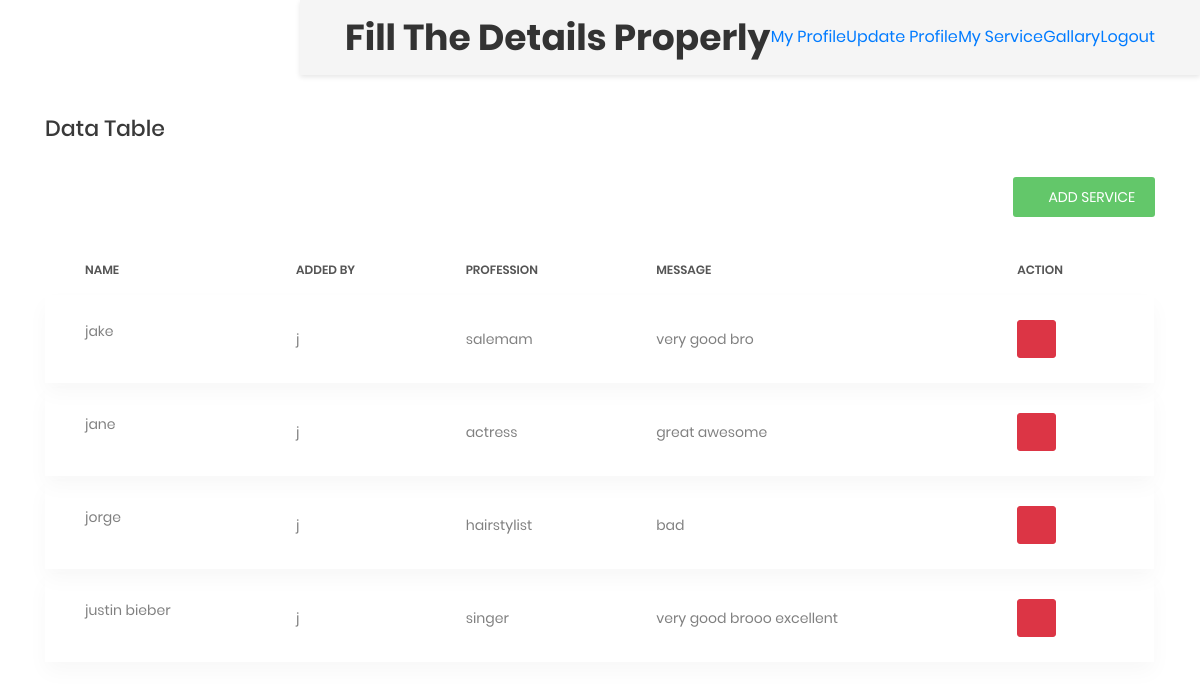
Screenshot of /add_comment (signed in) with the database file from the repository.
### info/models.py (models this page shows)
class com(models.Model):
    connection=models.ForeignKey(to=User,on_delete=CASCADE)
    name=models.CharField(max_length=20,null=True,blank=True)
    profession=models.CharField(max_length=20,null=True,blank=True)
    message=models.TextField(null=True,blank=True)

### info/views.py (the view)
# urls.py: path('add_comment',views.commentx,name='comment'),
def commentx(request):
    user=request.user
    data=com.objects.filter(connection=user.id)
    return render(request,'comment.html',{'data':data})

### template/comment.html (shortened to what this page needs)
{%extends "base.html"%}{% load static %}
{%block content %}
            <div class="main-content">
                <div class="section__content section__content--p30">
                    <div class="container-fluid">
                        <div class="row">
                            <div class="col-md-12">
                                <h3 class="title-5 m-b-35">data table</h3>
                                <div class="table-data__tool">
                                    <div class="table-data__tool-left">
                                    </div>
                                    <div class="table-data__tool-right">
                                        <form action="{% url 'add_comment' %}">
                                        <button type="submit" class="au-btn au-btn-icon au-btn--green au-btn--small">
                                            <i class="zmdi zmdi-plus"></i>Add Service</button>
                                        </form>
                                    </div>
                                </div>
                                <div class="table-responsive table-responsive-data2">
                                    <table class="table table-data2">
                                        <thead>
                                            <tr>
                                                <th>name</th>
                                                <th>Added by</th>
                                                <th>profession</th>
                                                <th>message</th>
                                                <th>Action</th>
                                            </tr>
                                        </thead>
                                        <tbody>
                                            {%for i in data%}
                                            <tr class="tr-shadow">
                                                <td>
                                                    <span class="block-name">{{i.name }}</span>
                                                </td>
                                                <td>
                                                    <span class="block-name">{{user.first_name}}</span>
                                                </td>
                                                <td>
                                                    <span class="block-name">{{i.profession}}</span>
                                                </td>
                                                <td>
                                                    <span class="block-name">{{i.message}}</span>
                                                </td>
                                                <td>
                                                    <form action="{% url 'del_comment' i.id %}">
                                                        <button class="btn btn-danger" data-toggle="tooltip" data-placement="top" title="Delete">
                                                            <i class="zmdi zmdi-delete"></i>
                                                        </button>
                                                    </form>
                                                </td>
                                            </tr>
                                            <tr class="spacer"></tr>
                                            {%endfor%}
                                        </tbody>
                                    </table>
                                </div>
                            </div>
                        </div>
                    </div>
                </div>
            </div>
        </div>
    </div>
    {%endblock%}

### rows the page displays
com: name "jake", profession "salemam", message "very good bro"
com: name "jane", profession "actress", message "great awesome"
com: name "jorge", profession "hairstylist", message "bad"
com: name "justin bieber", profession "singer", message "very good brooo excellent"

### other values shown
{{ user.first_name }} "j"
